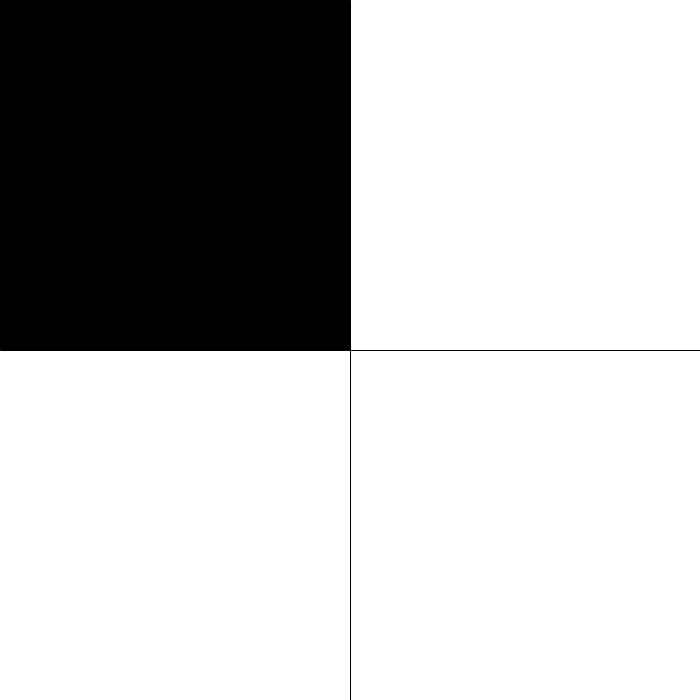
Frame 1 (no input)
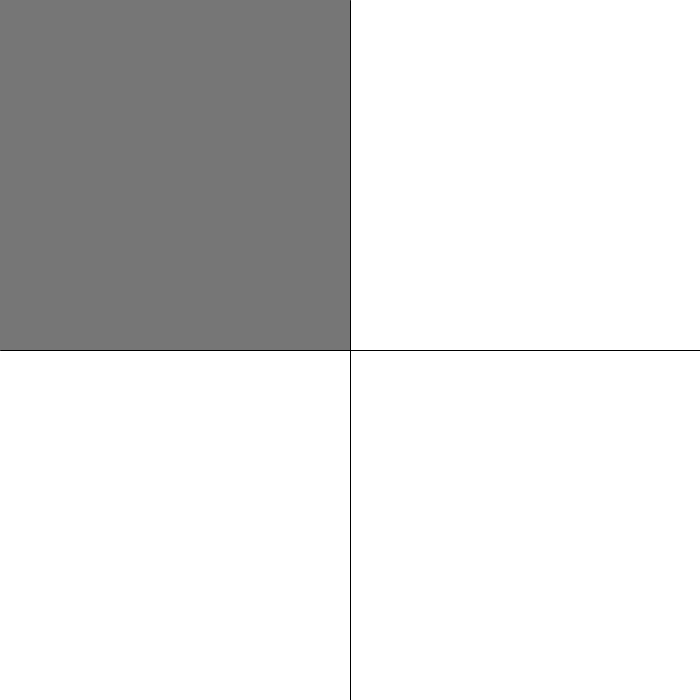
Frame 60 (the mouse pressed at the canvas centre just before this capture)
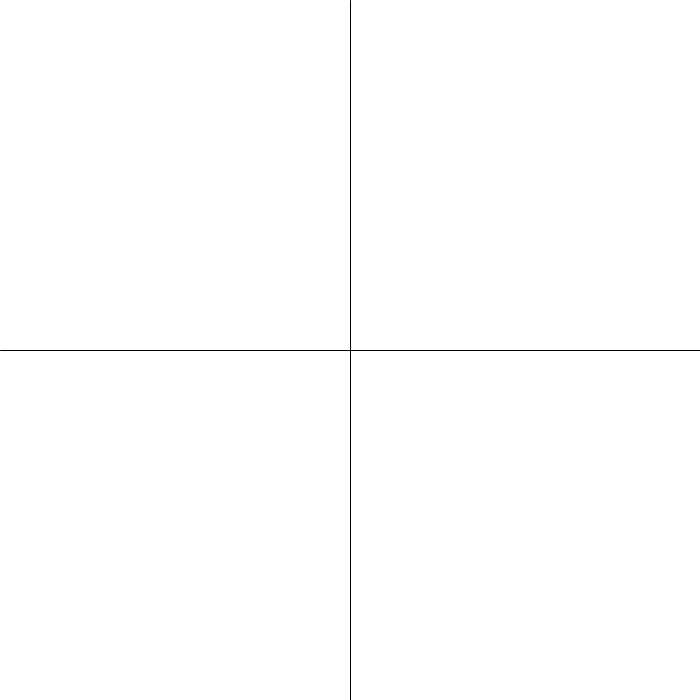
Frame 120 (the mouse held since frame 60 and released just before this capture)

The Processing sketch that drew these frames (run headless with seeded random() and noise(); from frame 60 on, the mouse is pressed at the canvas centre):

// Processing sketch: Exercise_5_6
// ── Exercise_5_6.pde
int fadeAmount = 0; //Colors fade from white to black.
int fadeSpeed = 2; //Colors fade two frames per second.

void setup() {
  size(700,700);
}

void draw() {
  background(255);
  stroke(0);
  line(350,0,350,700); //Divides the canvas into 4 squares.
  line(0,350,700,350);
//Fill a black color.
  noStroke();
  fill(fadeAmount); //The colors fade from white black.
  fadeAmount = fadeAmount + fadeSpeed; //The colors will change two frames per second.
 
  if (mouseX < 350 && mouseY < 350) { //If the mouse is in the first qua=rdrant.
    rect(0,0,350,350);
  } else if (mouseX > 350 && mouseY < 350) { //If the mouse is in the second quadrant.
    rect(350,0,350,350);
  } else if (mouseX < 350 && mouseY > 350) { // If the mouse is in the third quadrant.
    rect(0,350,350,350);
  } else if (mouseX > 350 && mouseY > 350) { //If the mouse is in the fourth quadrant.
    rect(350,350,350,350);
  }
}
